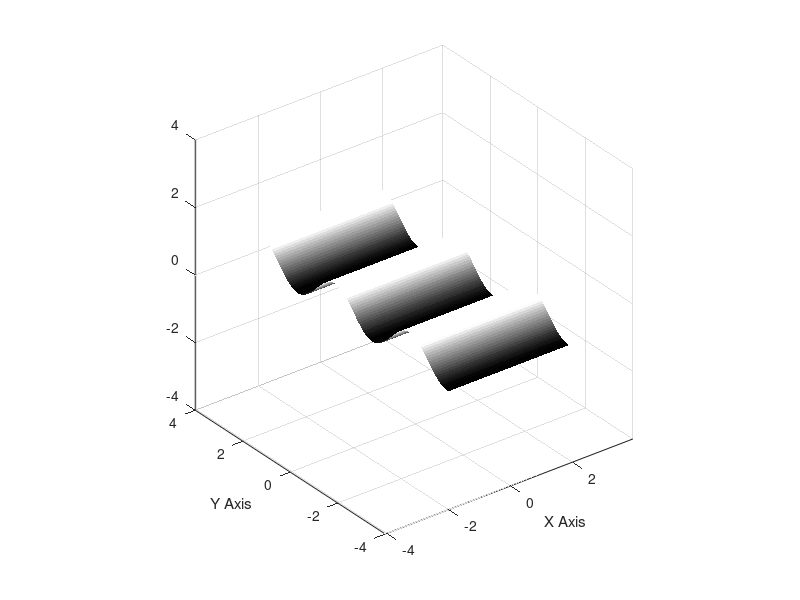

Write the MATLAB code that produced this figure.
function bild
clear
[X,Y] = meshgrid([-2:0.15:2],[-4:0.05:4]);
Z = 0.5*sin(2*Y);
%mesh(X,Y,Z);
h = surf(X,Y,Z,'EdgeColor','none');
colormap gray
set(gca,'DataAspectRatio',[1,1,1])
set(h,'ambientstrength',1)
light('Position',[0,4,4])
xlabel('X Axis')
ylabel('Y Axis')
axis equal tight
%axis([-2 2 -4 4 -2 2])
%get(h)
